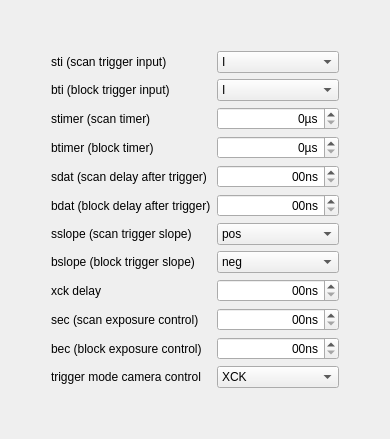
     <widget class="QWidget" name="measurement">
      <attribute name="title">
       <string>Measurement</string>
      </attribute>
      <layout class="QVBoxLayout" name="verticalLayoutMeasurement">
       <item>
        <layout class="QGridLayout" name="gridLayoutMeasurement">
         <item row="11" column="1">
          <widget class="QLabel" name="labelSec">
           <property name="text">
            <string>sec (scan exposure control)</string>
           </property>
          </widget>
         </item>
         <item row="9" column="3">
          <widget class="QComboBox" name="comboBoxBslope">
           <item>
            <property name="text">
             <string>neg</string>
            </property>
           </item>
           <item>
            <property name="text">
             <string>pos</string>
            </property>
           </item>
           <item>
            <property name="text">
             <string>both</string>
            </property>
           </item>
          </widget>
         </item>
         <item row="2" column="1">
          <widget class="QLabel" name="labelSti">
           <property name="text">
            <string>sti (scan trigger input)</string>
           </property>
          </widget>
         </item>
         <item row="12" column="1">
          <widget class="QLabel" name="labelBec">
           <property name="text">
            <string>bec (block exposure control)</string>
           </property>
          </widget>
         </item>
         <item row="3" column="3">
          <widget class="QComboBox" name="comboBoxBti">
           <property name="layoutDirection">
            <enum>Qt::LeftToRight</enum>
           </property>
           <item>
            <property name="text">
             <string>I</string>
            </property>
           </item>
           <item>
            <property name="text">
             <string>S1</string>
            </property>
           </item>
           <item>
            <property name="text">
             <string>S2</string>
            </property>
           </item>
           <item>
            <property name="text">
             <string>S1 &amp; S2</string>
            </property>
           </item>
           <item>
            <property name="text">
             <string>BTimer</string>
            </property>
           </item>
           <item>
            <property name="text">
             <string>S1 chopper</string>
            </property>
           </item>
           <item>
            <property name="text">
             <string>S2 chopper</string>
            </property>
           </item>
           <item>
            <property name="text">
             <string>S1 &amp; S2 chopper</string>
            </property>
           </item>
          </widget>
         </item>
         <item row="8" column="3">
          <widget class="QComboBox" name="comboBoxSslope">
           <item>
            <property name="text">
             <string>pos</string>
            </property>
           </item>
           <item>
            <property name="text">
             <string>neg</string>
            </property>
           </item>
           <item>
            <property name="text">
             <string>both</string>
            </property>
           </item>
          </widget>
         </item>
         <item row="3" column="1">
          <widget class="QLabel" name="labelBti">
           <property name="text">
            <string>bti (block trigger input)</string>
           </property>
          </widget>
         </item>
         <item row="6" column="3">
          <widget class="QDoubleSpinBox" name="doubleSpinBoxSdatIn10ns">
           <property name="alignment">
            <set>Qt::AlignRight|Qt::AlignTrailing|Qt::AlignVCenter</set>
           </property>
           <property name="suffix">
            <string>0ns</string>
           </property>
           <property name="decimals">
            <number>0</number>
           </property>
           <property name="maximum">
            <double>4294967295.000000000000000</double>
           </property>
          </widget>
         </item>
         <item row="10" column="1">
          <widget class="QLabel" name="labelXckdelayIn10ns">
           <property name="text">
            <string>xck delay</string>
           </property>
          </widget>
         </item>
         <item row="4" column="1">
          <widget class="QLabel" name="labelSTimer">
           <property name="text">
            <string>stimer (scan timer)</string>
           </property>
          </widget>
         </item>
         <item row="15" column="1">
          <spacer name="verticalSpacer_3">
           <property name="orientation">
            <enum>Qt::Vertical</enum>
           </property>
           <property name="sizeHint" stdset="0">
            <size>
             <width>20</width>
             <height>40</height>
            </size>
           </property>
          </spacer>
         </item>
         <item row="13" column="1">
          <widget class="QLabel" name="labelTriggerModeCC">
           <property name="text">
            <string>trigger mode camera control</string>
           </property>
          </widget>
         </item>
         <item row="7" column="3">
          <widget class="QDoubleSpinBox" name="doubleSpinBoxBdatIn10ns">
           <property name="alignment">
            <set>Qt::AlignRight|Qt::AlignTrailing|Qt::AlignVCenter</set>
           </property>
           <property name="suffix">
            <string>0ns</string>
           </property>
           <property name="decimals">
            <number>0</number>
           </property>
           <property name="maximum">
            <double>4294967295.000000000000000</double>
           </property>
          </widget>
         </item>
         <item row="2" column="3">
          <widget class="QComboBox" name="comboBoxSti">
           <item>
            <property name="text">
             <string>I</string>
            </property>
           </item>
           <item>
            <property name="text">
             <string>S1</string>
            </property>
           </item>
           <item>
            <property name="text">
             <string>S2</string>
            </property>
           </item>
           <item>
            <property name="text">
             <string>S2 = enable I</string>
            </property>
           </item>
           <item>
            <property name="text">
             <string>STimer</string>
            </property>
           </item>
           <item>
            <property name="text">
             <string>ASL</string>
            </property>
           </item>
          </widget>
         </item>
         <item row="12" column="3">
          <widget class="QDoubleSpinBox" name="doubleSpinBoxBecIn10ns">
           <property name="alignment">
            <set>Qt::AlignRight|Qt::AlignTrailing|Qt::AlignVCenter</set>
           </property>
           <property name="suffix">
            <string>0ns</string>
           </property>
           <property name="decimals">
            <number>0</number>
           </property>
           <property name="maximum">
            <double>4294967295.000000000000000</double>
           </property>
          </widget>
         </item>
         <item row="0" column="1">
          <spacer name="verticalSpacer_4">
           <property name="orientation">
            <enum>Qt::Vertical</enum>
           </property>
           <property name="sizeHint" stdset="0">
            <size>
             <width>20</width>
             <height>40</height>
            </size>
           </property>
          </spacer>
         </item>
         <item row="4" column="3">
          <widget class="QDoubleSpinBox" name="doubleSpinBoxSTime_in_us">
           <property name="alignment">
            <set>Qt::AlignRight|Qt::AlignTrailing|Qt::AlignVCenter</set>
           </property>
           <property name="showGroupSeparator" stdset="0">
            <bool>true</bool>
           </property>
           <property name="suffix">
            <string>µs</string>
           </property>
           <property name="decimals">
            <number>0</number>
           </property>
           <property name="maximum">
            <double>4294967.000000000000000</double>
           </property>
          </widget>
         </item>
         <item row="5" column="1">
          <widget class="QLabel" name="labelBTimer">
           <property name="text">
            <string>btimer (block timer)</string>
           </property>
          </widget>
         </item>
         <item row="13" column="3">
          <widget class="QComboBox" name="comboBoxTriggerModeCC">
           <item>
            <property name="text">
             <string>XCK</string>
            </property>
           </item>
           <item>
            <property name="text">
             <string>External</string>
            </property>
           </item>
           <item>
            <property name="text">
             <string>DAT</string>
            </property>
           </item>
          </widget>
         </item>
         <item row="5" column="3">
          <widget class="QDoubleSpinBox" name="doubleSpinBoxBTimer_in_us">
           <property name="alignment">
            <set>Qt::AlignRight|Qt::AlignTrailing|Qt::AlignVCenter</set>
           </property>
           <property name="showGroupSeparator" stdset="0">
            <bool>true</bool>
           </property>
           <property name="suffix">
            <string>µs</string>
           </property>
           <property name="decimals">
            <number>0</number>
           </property>
           <property name="maximum">
            <double>2147483647.000000000000000</double>
           </property>
          </widget>
         </item>
         <item row="7" column="1">
          <widget class="QLabel" name="labelBdat">
           <property name="text">
            <string>bdat (block delay after trigger)</string>
           </property>
          </widget>
         </item>
         <item row="10" column="3">
          <widget class="QDoubleSpinBox" name="doubleSpinBoxXckdelayIn10ns">
           <property name="alignment">
            <set>Qt::AlignRight|Qt::AlignTrailing|Qt::AlignVCenter</set>
           </property>
           <property name="suffix">
            <string>0ns</string>
           </property>
           <property name="decimals">
            <number>0</number>
           </property>
           <property name="maximum">
            <double>4294967295.000000000000000</double>
           </property>
          </widget>
         </item>
         <item row="8" column="1">
          <widget class="QLabel" name="labelSslope">
           <property name="text">
            <string>sslope (scan trigger slope)</string>
           </property>
          </widget>
         </item>
         <item row="6" column="1">
          <widget class="QLabel" name="labelSdat">
           <property name="text">
            <string>sdat (scan delay after trigger)</string>
           </property>
          </widget>
         </item>
         <item row="12" column="4">
          <spacer name="horizontalSpacer_7">
           <property name="orientation">
            <enum>Qt::Horizontal</enum>
           </property>
           <property name="sizeHint" stdset="0">
            <size>
             <width>40</width>
             <height>20</height>
            </size>
           </property>
          </spacer>
         </item>
         <item row="9" column="1">
          <widget class="QLabel" name="labelBslope">
           <property name="text">
            <string>bslope (block trigger slope)</string>
           </property>
          </widget>
         </item>
         <item row="11" column="3">
          <widget class="QDoubleSpinBox" name="doubleSpinBoxSecIn10ns">
           <property name="alignment">
            <set>Qt::AlignRight|Qt::AlignTrailing|Qt::AlignVCenter</set>
           </property>
           <property name="correctionMode">
            <enum>QAbstractSpinBox::CorrectToPreviousValue</enum>
           </property>
           <property name="suffix">
            <string>0ns</string>
           </property>
           <property name="decimals">
            <number>0</number>
           </property>
           <property name="maximum">
            <double>4294967295.000000000000000</double>
           </property>
          </widget>
         </item>
         <item row="2" column="0">
          <spacer name="horizontalSpacer_3">
           <property name="orientation">
            <enum>Qt::Horizontal</enum>
           </property>
           <property name="sizeHint" stdset="0">
            <size>
             <width>40</width>
             <height>20</height>
            </size>
           </property>
          </spacer>
         </item>
        </layout>
       </item>
      </layout>
     </widget>
